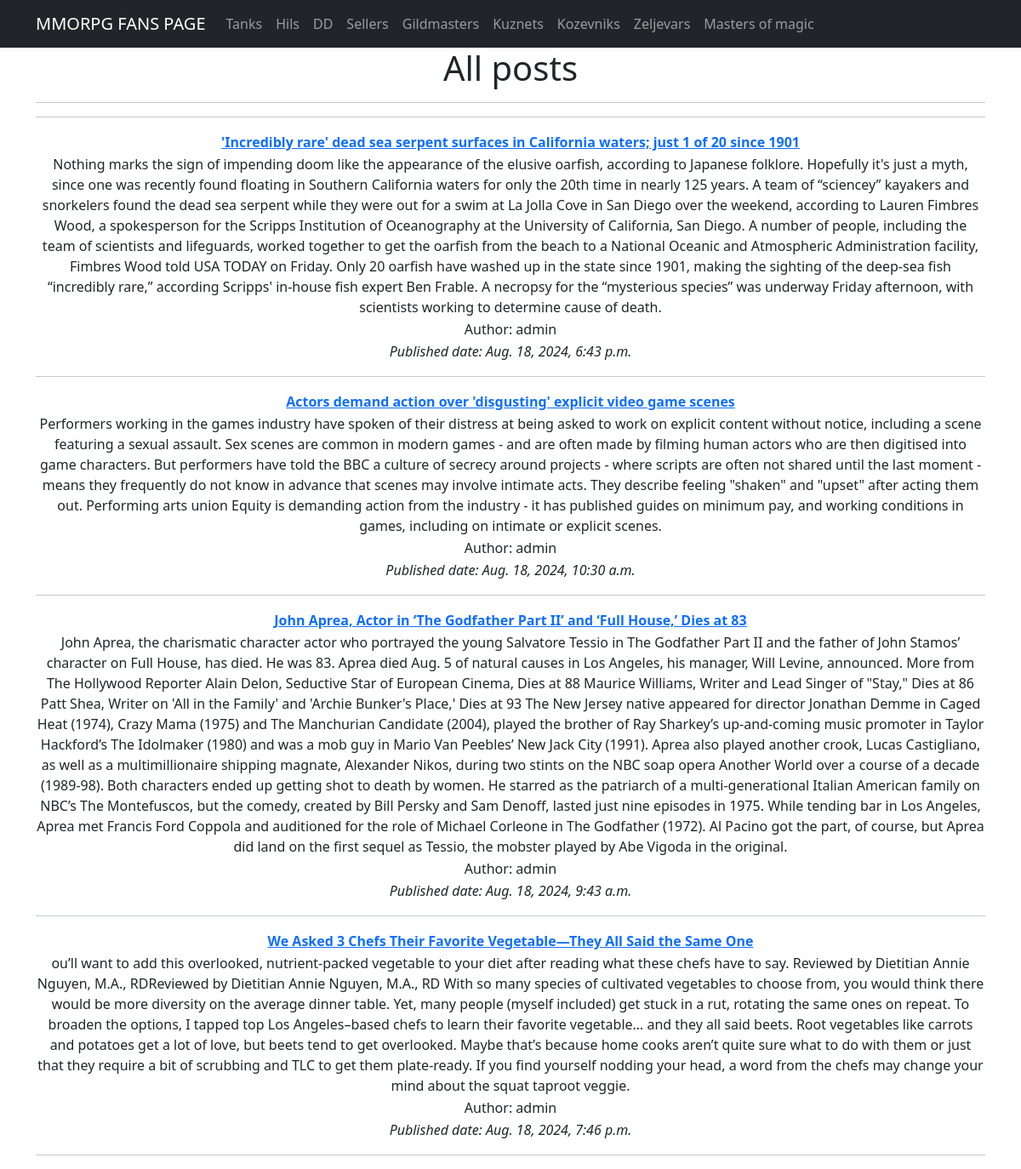
/posts/, run on the app's committed database.
### app/models.py (models this page shows)
class Post(models.Model):
    name = models.CharField(max_length=150, unique=True)
    description = models.TextField()
    published_date = models.DateTimeField(default=timezone.now)
    author = models.ForeignKey(User, on_delete=models.CASCADE, related_name='posts')
    categories = models.ManyToManyField(Category, related_name='posts')
    def __str__(self):
        return f'{self.name}'

### app/views.py (the view)
# urls.py: path('', PostsList.as_view(), name='post_list'),
class PostsList(ListView):
    model = Post
    ordering = 'name'
    template_name = 'post_list.html'
    context_object_name = 'posts'

### templates/post_list.html (shortened to what this page needs)
{% extends 'flatpages/default.html' %}
{% block content %}
<h1>All posts</h1>
<hr>
{% for post in posts %}
<table>
    <tr>
        <td><strong><a href="{% url 'post_detail' post.id %}">{{ post.name }}</a></strong></td>
    </tr>
    <tr>
        <td>{{ post.description }}</td>
    </tr>
    <tr>
        <td>Author: {{ post.author }}</td>
    </tr>
    <tr>
        <td><i>Published date: {{ post.published_date }}</i></td>
    </tr>
    <hr>
{% endfor %}
</table>
<hr>
{% endblock content %}

### data on the page
Post: name "'Incredibly rare' dead sea serpent surfaces in California waters; just 1 of 20 since 1901", description "Nothing marks the sign of impending doom like the appearance of the elusive oarfish, according to Japanese folklore. Hopefully it's just a myth, since one was recently found floating in Southern California waters for only the 20th time in nearly 125 years. A team of “sciencey” kayakers and snorkelers found the dead sea serpent while they were out for a swim at La Jolla Cove in San Diego over the weekend, according to Lauren Fimbres Wood, a spokesperson for the Scripps Institution of Oceanography at the University of California, San Diego. A number of people, including the team of scientists and lifeguards, worked together to get the oarfish from the beach to a National Oceanic and…", author "admin", published_date "Aug. 18, 2024, 6:43 p.m."
Post: name "Actors demand action over 'disgusting' explicit video game scenes", description "Performers working in the games industry have spoken of their distress at being asked to work on explicit content without notice, including a scene featuring a sexual assault. Sex scenes are common in modern games - and are often made by filming human actors who are then digitised into game characters. But performers have told the BBC a culture of secrecy around projects - where scripts are often not shared until the last moment - means they frequently do not know in advance that scenes may involve intimate acts. They describe feeling \"shaken\" and \"upset\" after acting them out. Performing arts union Equity is demanding action from the industry - it has published guides on minimum pay, and…", author "admin", published_date "Aug. 18, 2024, 10:30 a.m."
Post: name "John Aprea, Actor in ‘The Godfather Part II’ and ‘Full House,’ Dies at 83", description "John Aprea, the charismatic character actor who portrayed the young Salvatore Tessio in The Godfather Part II and the father of John Stamos’ character on Full House, has died. He was 83. Aprea died Aug. 5 of natural causes in Los Angeles, his manager, Will Levine, announced. More from The Hollywood Reporter Alain Delon, Seductive Star of European Cinema, Dies at 88 Maurice Williams, Writer and Lead Singer of \"Stay,\" Dies at 86 Patt Shea, Writer on 'All in the Family' and 'Archie Bunker's Place,' Dies at 93 The New Jersey native appeared for director Jonathan Demme in Caged Heat (1974), Crazy Mama (1975) and The Manchurian Candidate (2004), played the brother of Ray Sharkey’s up-and-coming…", author "admin", published_date "Aug. 18, 2024, 9:43 a.m."
Post: name "We Asked 3 Chefs Their Favorite Vegetable—They All Said the Same One", description "ou’ll want to add this overlooked, nutrient-packed vegetable to your diet after reading what these chefs have to say. Reviewed by Dietitian Annie Nguyen, M.A., RDReviewed by Dietitian Annie Nguyen, M.A., RD With so many species of cultivated vegetables to choose from, you would think there would be more diversity on the average dinner table. Yet, many people (myself included) get stuck in a rut, rotating the same ones on repeat. To broaden the options, I tapped top Los Angeles–based chefs to learn their favorite vegetable… and they all said beets. Root vegetables like carrots and potatoes get a lot of love, but beets tend to get overlooked. Maybe that’s because home cooks aren’t quite sure…", author "admin", published_date "Aug. 18, 2024, 7:46 p.m."
